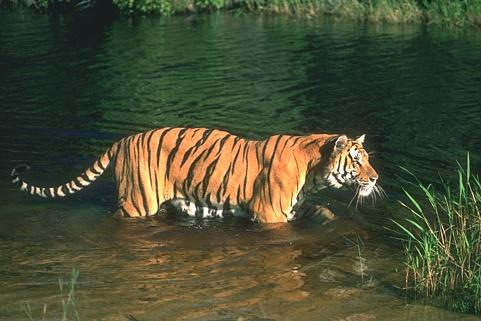
#> input picture Dataset2/3.jpg, 481 x 321 px
$ python tempq2meanshift.py
#> lines starting #> are read from the running program, lines starting #| are printed output that depends on the picture; after the words box and inside, x2 and y2 are one past the last pixel; in counts of white or black regions, pixels touching at a corner belong together
import numpy as np
import cv2 as cv

frame = cv.imread("Dataset2/3.jpg")
#> frame is the input picture: shape (321, 481, 3); mean B, G, R 51.8, 76.9, 73

x, y, w, h = 200,100,100,100 # simply hardcoded the values
track_window = (x, y, w, h)
print(frame.shape)
#| (321, 481, 3)
roi = frame[y:y+h, x:x+w]
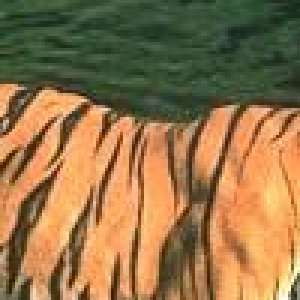
#> roi: shape (100, 100, 3) (shown 3 times larger); mean B, G, R 73.5, 116, 147.7

hsv_roi =  cv.cvtColor(roi, cv.COLOR_BGR2HSV)
#> hsv_roi: shape (100, 100, 3); mean H, S, V 28.9, 127.8, 155.1
mask = cv.inRange(hsv_roi, np.array((0., 60.,32.)), np.array((180.,255.,255.)))
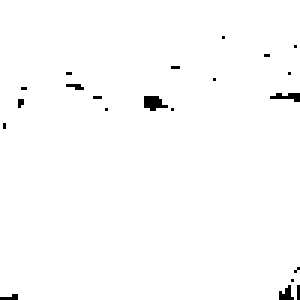
#> mask: shape (100, 100) (shown 3 times larger); 98.9% white; black in thin lines or dots, all inside (x1, y1, x2, y2) = (0, 12, 100, 100)
roi_hist = cv.calcHist([hsv_roi],[0],mask,[180],[0,180])
#> roi_hist = 180 values, max 1399 at index 14, min 0 at index 0, mean 54.95
cv.normalize(roi_hist,roi_hist,0,255,cv.NORM_MINMAX)


term_crit = ( cv.TERM_CRITERIA_EPS | cv.TERM_CRITERIA_COUNT, 10, 1 )

while(1):
    ret, frame = True, frame
#> ret = True
    if ret == True:
        hsv = cv.cvtColor(frame, cv.COLOR_BGR2HSV)
#> hsv: shape (321, 481, 3); mean H, S, V 47.9, 103.7, 84.8
        dst = cv.calcBackProject([hsv],[0],roi_hist,[0,180],1)
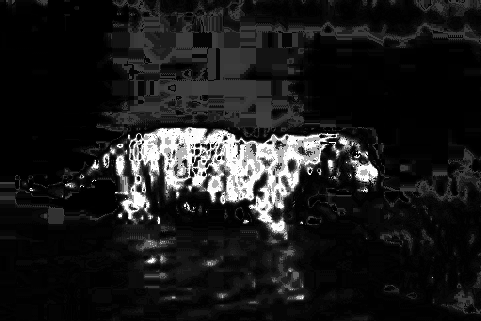
#> dst: shape (321, 481); min 0, max 255, mean 27.9
        # apply meanshift to get the new location
        ret, track_window = cv.meanShift(dst, track_window, term_crit)
#> ret = 3; track_window = (199, 117, 100, 100)
        # Draw it on image
        x,y,w,h = track_window
#> x = 199; y = 117; w = 100; h = 100
        img2 = cv.rectangle(frame, (x,y), (x+w,y+h), 255,2)
        cv.imshow('img2',img2)
        k = cv.waitKey(30) & 0xff
#> (key Esc is pressed here)
        if k == 27:
            break
    else:
        break

$ run again, with Dataset2/1.jpg copied over Dataset2/3.jpg
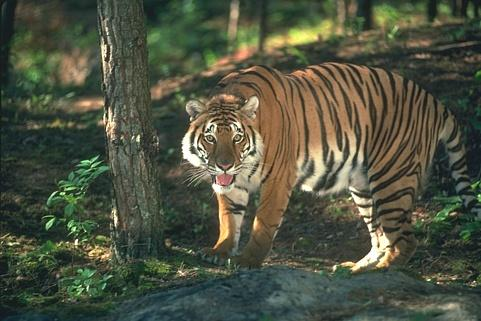
#> input picture Dataset2/1.jpg, 481 x 321 px
#> frame is the input picture: shape (321, 481, 3); mean B, G, R 65.1, 83.4, 79.1
#| (321, 481, 3)
#> hsv_roi: shape (100, 100, 3); mean H, S, V 19.7, 97.9, 140.2
#> `mask = cv.inRange(hsv_roi, np.array((0., 60.,32.)), np.array((180.,255..`:
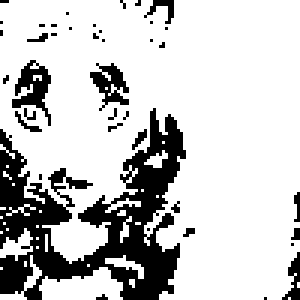
#> mask: shape (100, 100) (shown 3 times larger); 78.3% white; 40 black regions (35 under 20 px), largest, box (x1, y1, x2, y2) and area: (0, 36, 62, 100) 1714, (4, 20, 17, 42) 129, (30, 21, 43, 37) 99, (94, 84, 100, 100) 45, (48, 0, 58, 8) 32
#> roi_hist = 180 values, max 1422 at index 15, min 0 at index 59, mean 43.51
#> `ret, frame = True, frame`: ret = True
#> hsv: shape (321, 481, 3); mean H, S, V 47.8, 76.8, 88.8
#> `dst = cv.calcBackProject([hsv],[0],roi_hist,[0,180],1)`:
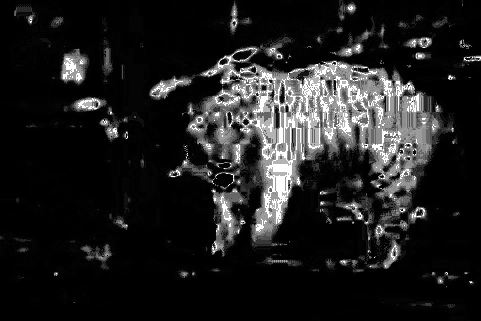
#> dst: shape (321, 481); min 0, max 255, mean 31.4
#> `ret, track_window = cv.meanShift(dst, track_window, term_crit)`: ret = 10; track_window = (238, 62, 100, 100)
#> x = 238; y = 62; w = 100

$ run again, with Dataset2/2.jpg copied over Dataset2/3.jpg
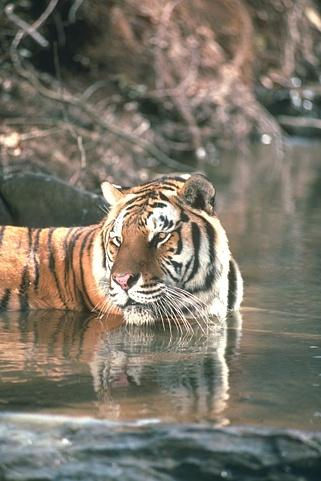
#> input picture Dataset2/2.jpg, 321 x 481 px
#> frame is the input picture: shape (481, 321, 3); mean B, G, R 105.2, 118.1, 124.2
#| (481, 321, 3)
#> hsv_roi: shape (100, 100, 3); mean H, S, V 27.2, 33.9, 129.1
#> `mask = cv.inRange(hsv_roi, np.array((0., 60.,32.)), np.array((180.,255..`:
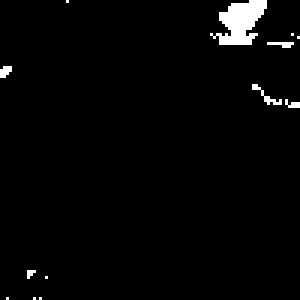
#> mask: shape (100, 100) (shown 3 times larger); 2.3% white; 13 white regions (12 under 20 px), largest, box (x1, y1, x2, y2) and area: (70, 0, 89, 15) 166
#> roi_hist = 180 values, max 124 at index 80, min 0 at index 0, mean 1.28
#> `ret, frame = True, frame`: ret = True
#> hsv: shape (481, 321, 3); mean H, S, V 36, 49.9, 128.1
#> `dst = cv.calcBackProject([hsv],[0],roi_hist,[0,180],1)`:
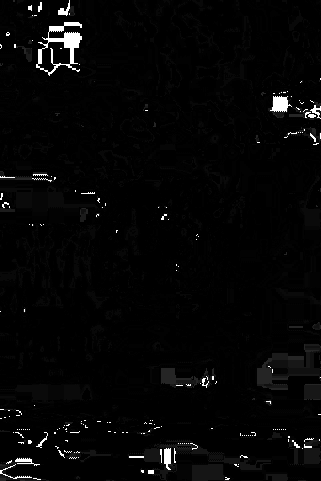
#> dst: shape (481, 321); min 0, max 255, mean 6
#> `ret, track_window = cv.meanShift(dst, track_window, term_crit)`: ret = 2; track_window = (221, 60, 100, 100)
#> x = 221; y = 60; w = 100

$ run again, with Dataset2/4.jpg copied over Dataset2/3.jpg
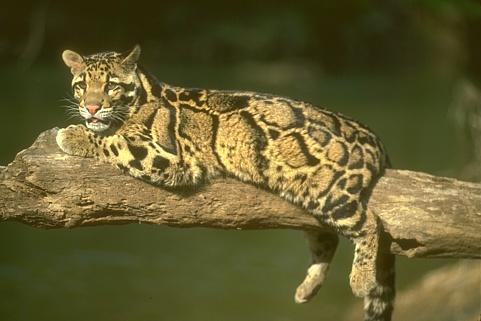
#> input picture Dataset2/4.jpg, 481 x 321 px
#> frame is the input picture: shape (321, 481, 3); mean B, G, R 47.5, 92.2, 99.1
#| (321, 481, 3)
#> hsv_roi: shape (100, 100, 3); mean H, S, V 21.1, 140.6, 170
#> `mask = cv.inRange(hsv_roi, np.array((0., 60.,32.)), np.array((180.,255..`:
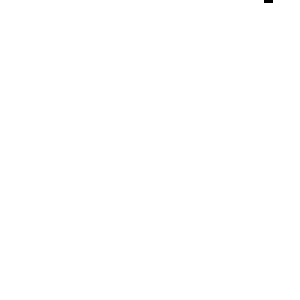
#> mask: shape (100, 100) (shown 3 times larger); 100% white; black in thin lines or dots, all inside (x1, y1, x2, y2) = (88, 0, 91, 1)
#> roi_hist = 180 values, max 2371 at index 20, min 0 at index 0, mean 55.54
#> `ret, frame = True, frame`: ret = True
#> hsv: shape (321, 481, 3); mean H, S, V 27.9, 148.8, 101.4
#> `dst = cv.calcBackProject([hsv],[0],roi_hist,[0,180],1)`:
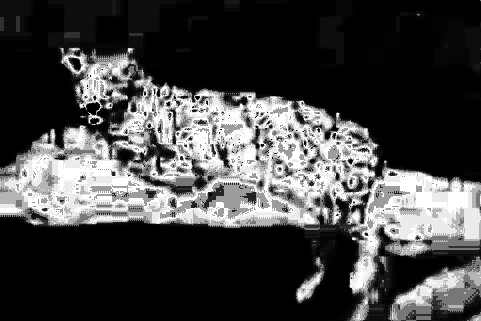
#> dst: shape (321, 481); min 0, max 255, mean 68.8
#> `ret, track_window = cv.meanShift(dst, track_window, term_crit)`: ret = 3; track_window = (200, 95, 100, 100)
#> x = 200; y = 95; w = 100
